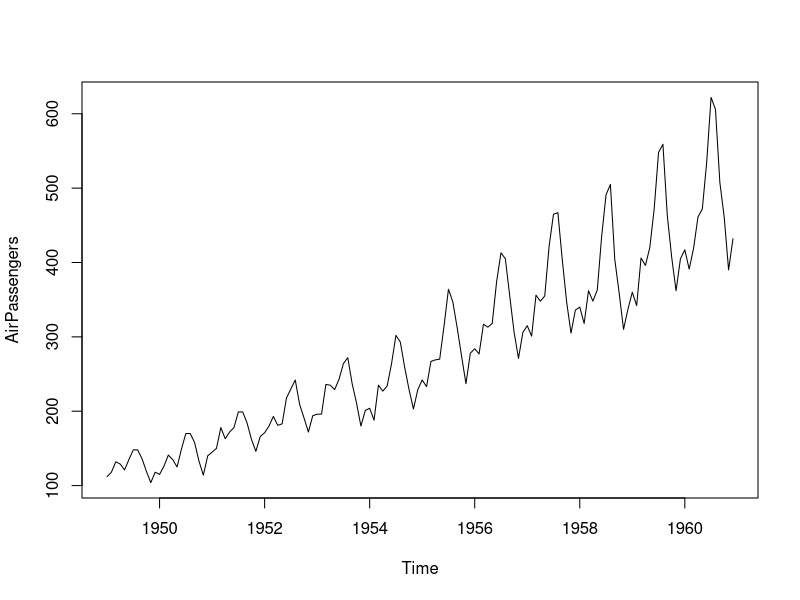
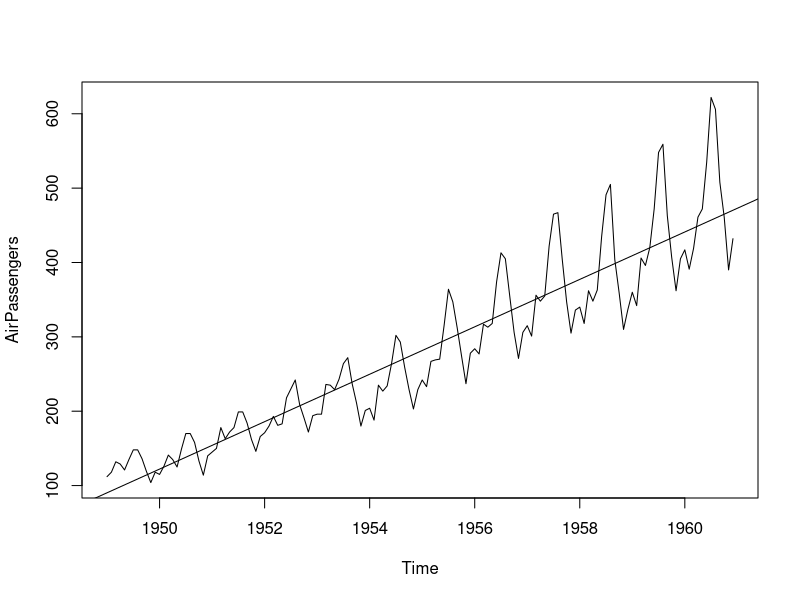
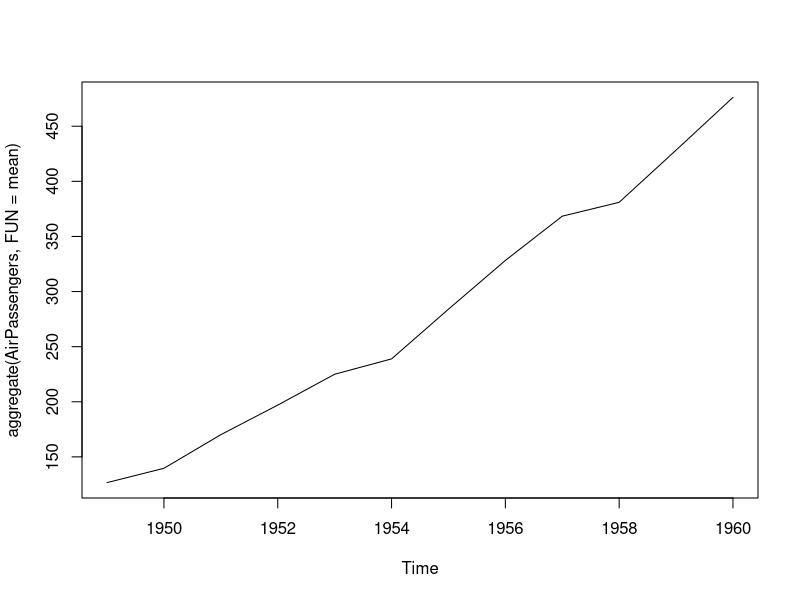
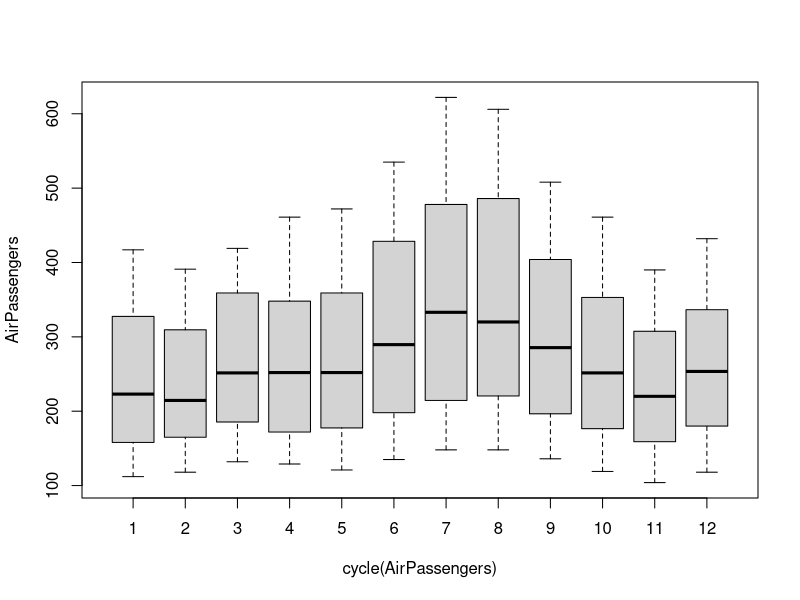
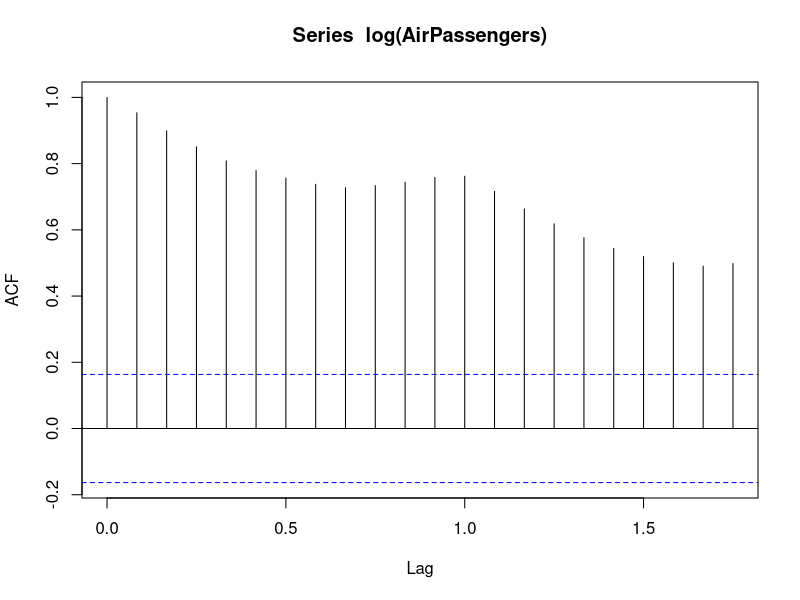
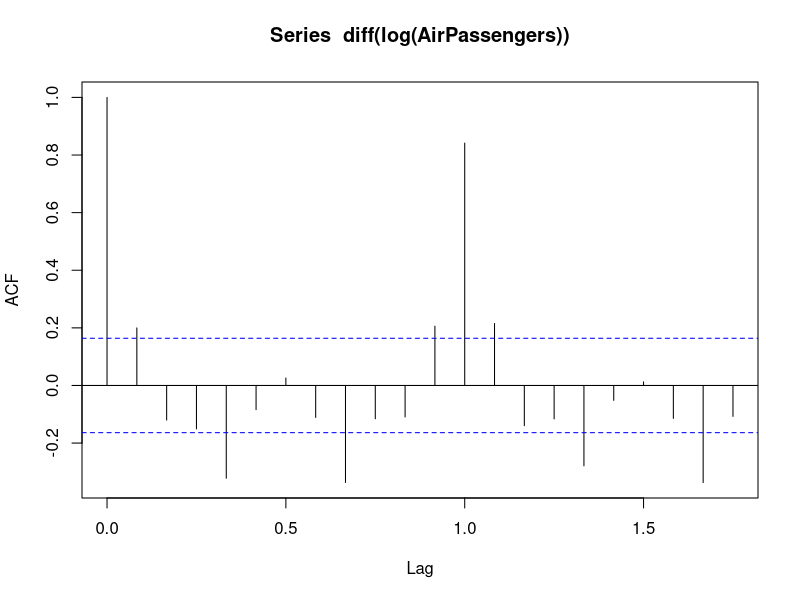
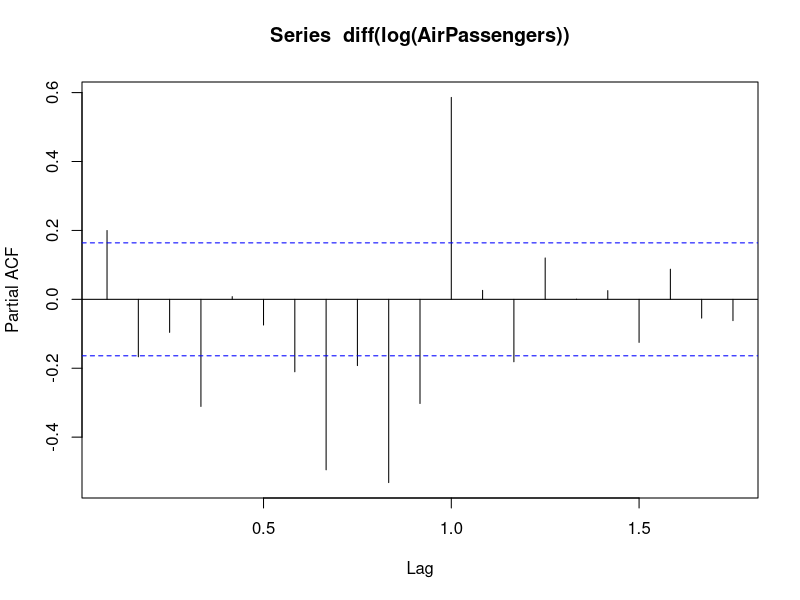
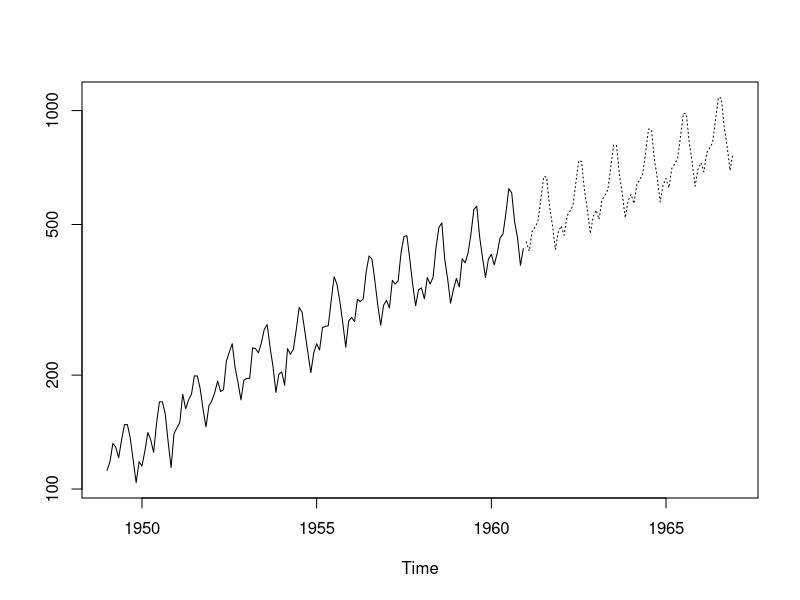

The R script that drew these images, in order:
## ---- chunk 1
data("AirPassengers")
class(AirPassengers)
## ---- chunk 2
end(AirPassengers)
## ---- chunk 3
frequency(24)
## ---- chunk 4
summary(AirPassengers)

## ---- chunk 5
plot(AirPassengers)
## ---- chunk 6
plot(AirPassengers)
abline(reg= lm (AirPassengers~time(AirPassengers)))
## ---- chunk 7
## pritn cycle across years, then aggregate cycles and display a year on year trend
cycle(AirPassengers)
plot(aggregate(AirPassengers,FUN = mean))
## ---- chunk 8
## boxplot on seasonal data
boxplot(AirPassengers~cycle(AirPassengers))
## The variance and the mean value in July and August is much higher than rest of the months.
## Even though the mean value of each month is quite different their variance is small. 
## Hence, we have strong seasonal effect with a cycle of 12 months or less.

## ---- chunk 9

## remove unequal variance and address trend component
library(tseries)
adf.test(diff(log(AirPassengers)), alternative = "stationary", k = 0)
## ---- chunk 10
# find parms for ARIMA model
## The ACF chart decays very slow, meaning the data is not stationary
acf(log(AirPassengers))
# Try diff
acf(diff(log(AirPassengers)))
pacf(diff(log(AirPassengers)))
## ---- chunk 11
# get param (p,d,q) values
## The value of p should be 0 as the ACF is the curve getting a cut off
## choose (p,d,q) that have both lowest AIC, BIC
p <- 0
d <- 1
min_sum <- 0
final_q <- 1
for (q in c(1,2)) {
  fit <- arima(log(AirPassengers), c(p,d,q), seasonal = list(order = c(p,d,q), period = 12))
  sum <- AIC(fit) + BIC(fit)
  if (sum < min_sum) {
    min_sum <- sum
    final_q <- q
  }
}

final_q
## ---- chunk 12
# make prediction, 2.718 is e
fit <- arima(log(AirPassengers), c(p,d,final_q), seasonal = list(order = c(p,d,final_q), period = 12))
pred <- predict(fit, n.ahead = 6*12)
ts.plot(AirPassengers, 2.718^pred$pred, log = "y", lty = c(1,3))
